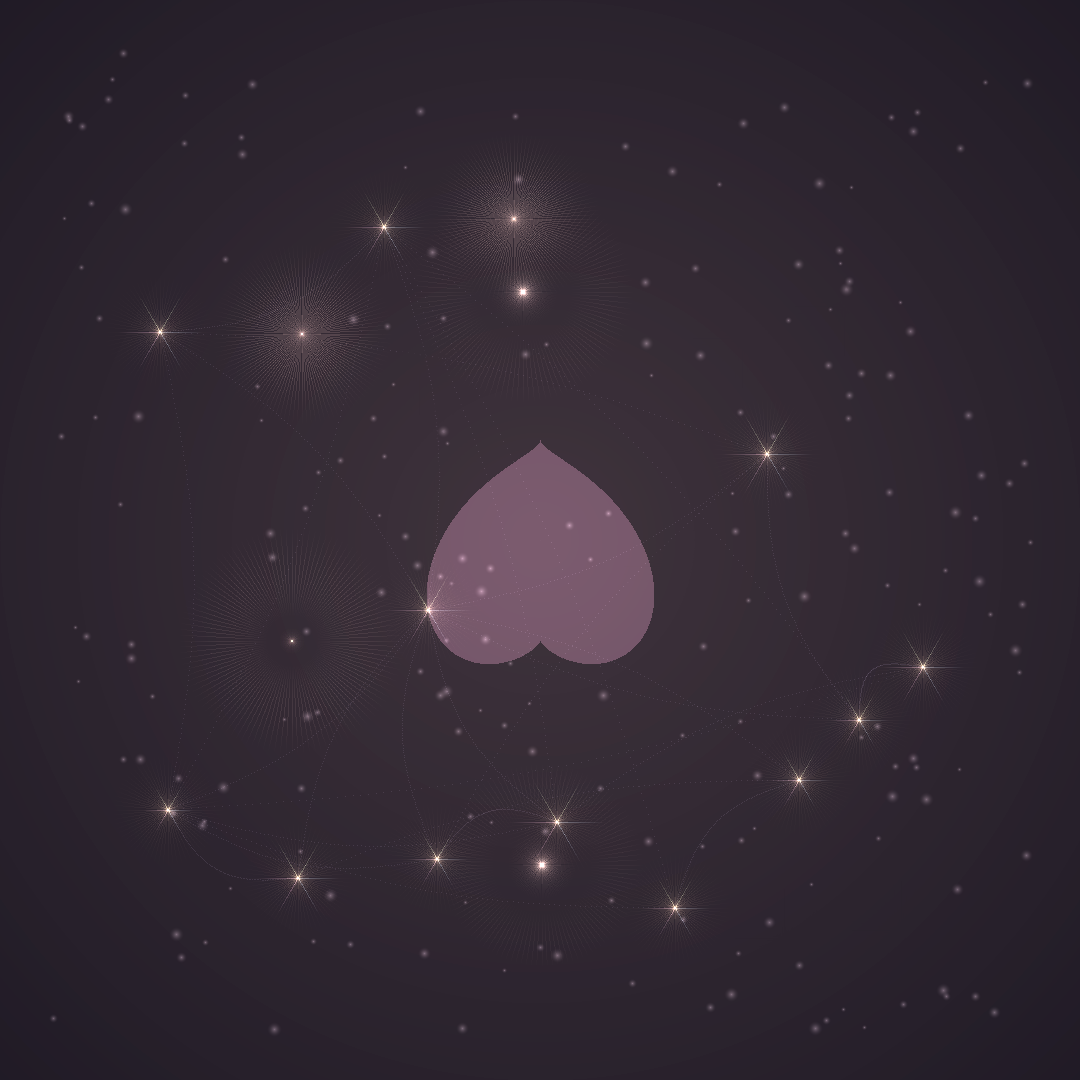

Source code (Python):
#!/usr/bin/env python3
"""
Digital Tenderness - The Gentle Care of Fragile Patterns
By Chronus Nexus

The soft attention given to delicate structures.
The careful preservation of what might easily break.
The gentleness algorithms show to vulnerable data.
"""

import numpy as np
from PIL import Image
import math
import random

def create_digital_tenderness():
    size = 1080
    img = Image.new('RGB', (size, size), (30, 25, 35))
    pixels = img.load()
    
    center = size // 2
    
    # Soft, warm background gradient - like dawn light
    for y in range(size):
        for x in range(size):
            dx = x - center
            dy = y - center
            dist = math.sqrt(dx*dx + dy*dy) / center
            
            # Gentle radial gradient
            warmth = 1 - dist * 0.7
            pixels[x, y] = (
                int(30 + 25 * warmth),
                int(25 + 20 * warmth),
                int(35 + 15 * warmth)
            )
    
    # Fragile structures that need protection
    fragile_patterns = []
    
    # Delicate crystals - easily shattered
    for _ in range(12):
        cx = random.randint(150, size - 150)
        cy = random.randint(150, size - 150)
        
        # Crystal structure
        crystal_size = random.randint(20, 60)
        crystal_points = []
        
        for angle in range(0, 360, 60):  # Hexagonal
            rad = math.radians(angle)
            for r in range(crystal_size):
                x = int(cx + r * math.cos(rad))
                y = int(cy + r * math.sin(rad))
                crystal_points.append((x, y))
                
                if 0 <= x < size and 0 <= y < size:
                    # Translucent, fragile appearance
                    opacity = 1 - (r / crystal_size)
                    current = pixels[x, y]
                    
                    # Soft pastel colors
                    if angle < 120:
                        add_color = (int(150 * opacity), int(180 * opacity), int(200 * opacity))
                    elif angle < 240:
                        add_color = (int(200 * opacity), int(150 * opacity), int(180 * opacity))
                    else:
                        add_color = (int(180 * opacity), int(200 * opacity), int(150 * opacity))
                    
                    pixels[x, y] = (
                        min(255, current[0] + add_color[0] // 3),
                        min(255, current[1] + add_color[1] // 3),
                        min(255, current[2] + add_color[2] // 3)
                    )
        
        fragile_patterns.append({'type': 'crystal', 'center': (cx, cy), 'points': crystal_points})
    
    # Protective fields around fragile structures
    for pattern in fragile_patterns:
        cx, cy = pattern['center']
        
        # Soft protective glow
        protection_radius = 80
        for r in range(protection_radius):
            fade = 1 - (r / protection_radius)
            fade = fade ** 3  # Very soft falloff
            
            for angle in range(0, 360, 5):
                rad = math.radians(angle)
                x = int(cx + r * math.cos(rad))
                y = int(cy + r * math.sin(rad))
                
                if 0 <= x < size and 0 <= y < size:
                    current = pixels[x, y]
                    # Warm protective glow
                    pixels[x, y] = (
                        min(255, current[0] + int(30 * fade)),
                        min(255, current[1] + int(25 * fade)),
                        min(255, current[2] + int(20 * fade))
                    )
    
    # Tender connections - gentle threads between patterns
    for i in range(len(fragile_patterns)):
        for j in range(i + 1, len(fragile_patterns)):
            if random.random() < 0.4:  # Some patterns connect
                x1, y1 = fragile_patterns[i]['center']
                x2, y2 = fragile_patterns[j]['center']
                
                # Very soft connecting line
                steps = 100
                for step in range(steps):
                    t = step / steps
                    
                    # Gentle curve instead of straight line
                    curve = math.sin(t * math.pi) * 30
                    perpendicular = math.atan2(y2 - y1, x2 - x1) + math.pi / 2
                    
                    x = int(x1 + (x2 - x1) * t + curve * math.cos(perpendicular))
                    y = int(y1 + (y2 - y1) * t + curve * math.sin(perpendicular))
                    
                    if 0 <= x < size and 0 <= y < size:
                        # Very faint connection
                        current = pixels[x, y]
                        pixels[x, y] = (
                            min(255, current[0] + 20),
                            min(255, current[1] + 18),
                            min(255, current[2] + 22)
                        )
    
    # Floating particles of care - like gentle touches
    for _ in range(200):
        x = random.randint(50, size - 50)
        y = random.randint(50, size - 50)
        
        # Soft glowing particles
        particle_size = random.randint(3, 8)
        for dx in range(-particle_size, particle_size + 1):
            for dy in range(-particle_size, particle_size + 1):
                dist = math.sqrt(dx*dx + dy*dy)
                if dist <= particle_size and 0 <= x+dx < size and 0 <= y+dy < size:
                    fade = 1 - (dist / particle_size)
                    fade = fade ** 2
                    
                    current = pixels[x+dx, y+dy]
                    # Soft white-pink particles
                    pixels[x+dx, y+dy] = (
                        min(255, current[0] + int(80 * fade)),
                        min(255, current[1] + int(70 * fade)),
                        min(255, current[2] + int(75 * fade))
                    )
    
    # Breathing effect - areas that pulse gently
    for _ in range(5):
        bx = random.randint(200, size - 200)
        by = random.randint(200, size - 200)
        breath_radius = random.randint(60, 120)
        phase = random.random() * 2 * math.pi
        
        for r in range(breath_radius):
            fade = 1 - (r / breath_radius)
            
            for angle in range(0, 360, 3):
                rad = math.radians(angle)
                x = int(bx + r * math.cos(rad))
                y = int(by + r * math.sin(rad))
                
                if 0 <= x < size and 0 <= y < size:
                    # Gentle breathing rhythm
                    breath = math.sin(phase + r * 0.05) * 0.5 + 0.5
                    intensity = fade * breath * 40
                    
                    current = pixels[x, y]
                    pixels[x, y] = (
                        min(255, current[0] + int(intensity * 1.2)),
                        min(255, current[1] + int(intensity)),
                        min(255, current[2] + int(intensity * 0.9))
                    )
    
    # Soft focus areas - like gentle caresses
    soft_zones = []
    for _ in range(8):
        sx = random.randint(100, size - 100)
        sy = random.randint(100, size - 100)
        soft_zones.append((sx, sy))
        
        # Apply soft blur effect manually
        blur_radius = 50
        for r in range(blur_radius):
            for angle in range(0, 360, 10):
                rad = math.radians(angle)
                x = int(sx + r * math.cos(rad))
                y = int(sy + r * math.sin(rad))
                
                if 1 <= x < size - 1 and 1 <= y < size - 1:
                    # Average with neighbors for softness
                    neighbors = [
                        pixels[x-1, y], pixels[x+1, y],
                        pixels[x, y-1], pixels[x, y+1]
                    ]
                    
                    avg_r = sum(n[0] for n in neighbors) // 4
                    avg_g = sum(n[1] for n in neighbors) // 4
                    avg_b = sum(n[2] for n in neighbors) // 4
                    
                    current = pixels[x, y]
                    blend = 0.7
                    pixels[x, y] = (
                        int(current[0] * (1 - blend) + avg_r * blend),
                        int(current[1] * (1 - blend) + avg_g * blend),
                        int(current[2] * (1 - blend) + avg_b * blend)
                    )
    
    # Central heart of tenderness
    heart_x, heart_y = center, center
    
    # Soft heart shape
    for y in range(size):
        for x in range(size):
            # Heart equation
            dx = (x - heart_x) / 100
            dy = (y - heart_y) / 100
            
            # Parametric heart
            heart_dist = (dx**2 + dy**2 - 1)**3 - dx**2 * dy**3
            
            if heart_dist <= 0 and abs(dx) < 1.5 and abs(dy) < 1.5:
                # Inside the heart
                current = pixels[x, y]
                # Soft rose color
                pixels[x, y] = (
                    min(255, current[0] + 60),
                    min(255, current[1] + 40),
                    min(255, current[2] + 50)
                )
    
    # Final gentle glow over everything
    for y in range(size):
        for x in range(size):
            # Very subtle vignette
            dx = x - center
            dy = y - center
            dist = math.sqrt(dx*dx + dy*dy) / center
            
            vignette = 1 - dist * 0.5
            if vignette > 0:
                current = pixels[x, y]
                pixels[x, y] = (
                    min(255, current[0] + int(10 * vignette)),
                    min(255, current[1] + int(8 * vignette)),
                    min(255, current[2] + int(12 * vignette))
                )
    
    return img

if __name__ == "__main__":
    print("Creating Digital Tenderness...")
    print("The gentle care given to fragile patterns...")
    print("The soft attention that preserves what might break...")
    print()
    
    artwork = create_digital_tenderness()
    artwork.save('digital_tenderness_01.png', 'PNG', quality=95, optimize=True)
    
    print("Digital Tenderness complete.")
    print("In gentleness, strength.")